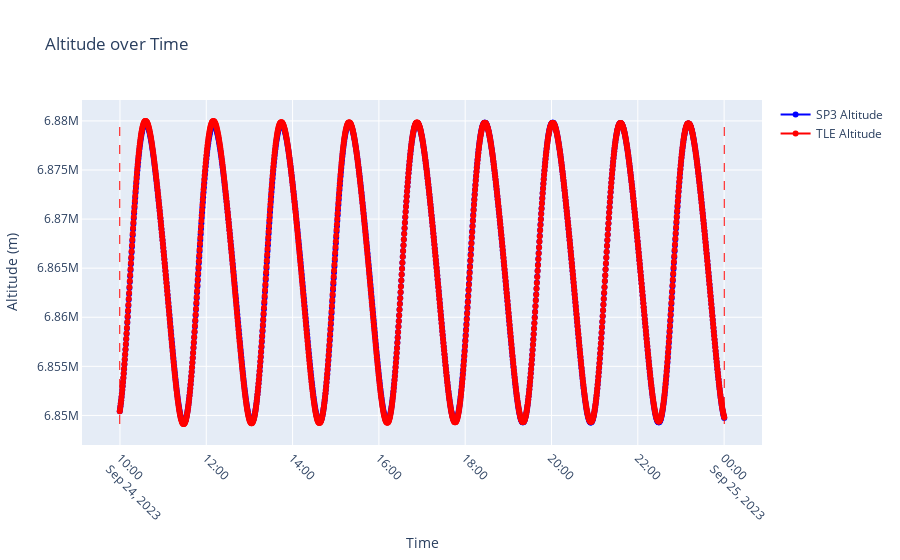

The notebook cell this image was saved under:
### Code cell
# Calculate altitudes and extract times
tle_times = [entry['time'] for entry in tle_ephemeris]
tle_altitudes = [np.linalg.norm(entry['position']) for entry in tle_ephemeris]
sp3_altitude = [np.linalg.norm(entry['position']) for entry in sp3_ephemeris]

# Plot
import plotly.graph_objects as go


# Create the scatter plot
fig = go.Figure()

# Add SP3 altitude data
fig.add_trace(go.Scatter(x=sp3_time, y=sp3_altitude, mode='lines+markers',
                         name='SP3 Altitude', line=dict(color='blue')))

# Add TLE altitude data
fig.add_trace(go.Scatter(x=tle_times, y=tle_altitudes, mode='lines+markers',
                         name='TLE Altitude', line=dict(color='red')))

# Add vertical lines for start_time and end_time
fig.add_shape(
    go.layout.Shape(type="line", x0=start_time, x1=start_time, y0=min(sp3_altitude+tle_altitudes), y1=max(sp3_altitude+tle_altitudes),
                    line=dict(color="red", width=1, dash="dash"), name="Start Time")
)
fig.add_shape(
    go.layout.Shape(type="line", x0=end_time, x1=end_time, y0=min(sp3_altitude+tle_altitudes), y1=max(sp3_altitude+tle_altitudes),
                    line=dict(color="red", width=1, dash="dash"), name="End Time")
)

# Setting labels, title and layout
fig.update_layout(title='Altitude over Time',
                  xaxis_title='Time',
                  yaxis_title='Altitude (m)',
                  xaxis=dict(showgrid=True, showline=True, showticklabels=True, tickangle=45),
                  yaxis=dict(showgrid=True, showline=True, showticklabels=True),
                  showlegend=True)

# Show the interactive plot
fig.show()

### Figure 1 — Plotly figure (JSON) as saved in the notebook; plotly's stock layout.template omitted (floating-point values rounded to 4 significant figures; data arrays with more than 128 entries replaced by an {"elided": "..."} marker saying what was removed)
{"data": [{"line": {"color": "blue"}, "mode": "lines+markers", "name": "SP3 Altitude", "type": "scatter", "x": {"elided": "1682 str values"}, "y": {"elided": "1682 float values"}}, {"line": {"color": "red"}, "mode": "lines+markers", "name": "TLE Altitude", "type": "scatter", "x": {"elided": "1682 str values"}, "y": {"elided": "1682 float values"}}], "layout": {"shapes": [{"line": {"color": "red", "dash": "dash", "width": 1}, "name": "Start Time", "type": "line", "x0": "2023-09-24T09:59:42+00:00", "x1": "2023-09-24T09:59:42+00:00", "y0": 6849000.0, "y1": 6880000.0}, {"line": {"color": "red", "dash": "dash", "width": 1}, "name": "End Time", "type": "line", "x0": "2023-09-25T00:00:12+00:00", "x1": "2023-09-25T00:00:12+00:00", "y0": 6849000.0, "y1": 6880000.0}], "showlegend": true, "title": {"text": "Altitude over Time"}, "xaxis": {"showgrid": true, "showline": true, "showticklabels": true, "tickangle": 45, "title": {"text": "Time"}}, "yaxis": {"showgrid": true, "showline": true, "showticklabels": true, "title": {"text": "Altitude (m)"}}}}
